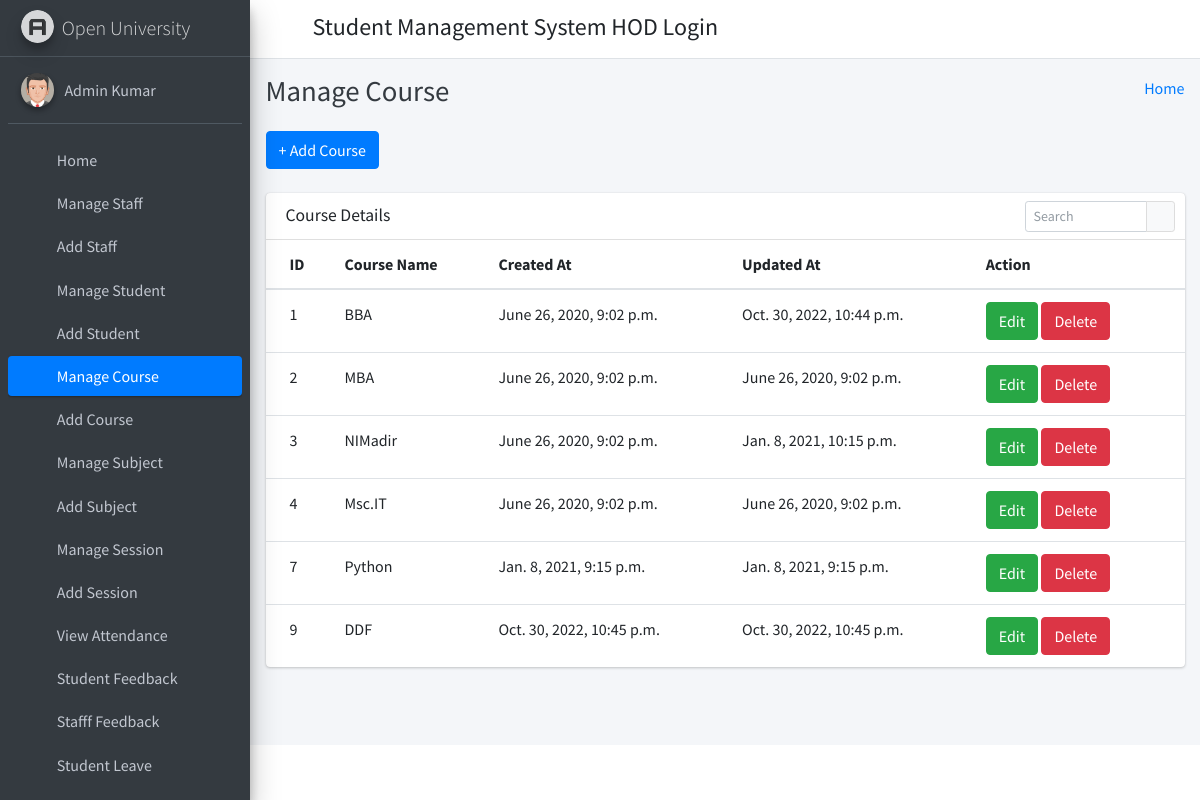
/manage_course/ (signed in), run on the app's committed database.
### student_management_app/models.py (models this page shows)
class CustomUser(AbstractUser):
    user_type_data = ((1, "HOD"), (2, "Staff"), (3, "Student"))
    user_type = models.CharField(default=1, choices=user_type_data, max_length=10)

class Courses(models.Model):
    id = models.AutoField(primary_key=True)
    course_name = models.CharField(max_length=255)
    created_at = models.DateTimeField(auto_now_add=True)
    updated_at = models.DateTimeField(auto_now=True)
    objects = models.Manager()

### student_management_app/HodViews.py (the view)
# urls.py: path('manage_course/', HodViews.manage_course, name="manage_course"),
def manage_course(request):
    courses = Courses.objects.all()
    context = {
        "courses": courses
    }
    return render(request, 'hod_template/manage_course_template.html', context)

### student_management_app/LoginCheckMiddleWare.py (called while the page is built, shortened)
    def process_view(self, request, view_func, view_args, view_kwargs):
        modulename = view_func.__module__
        user = request.user
        if user.is_authenticated:
            if user.user_type == "1":
                if modulename == "student_management_app.HodViews":
                    pass
                elif modulename == "student_management_app.views" or modulename == "django.views.static":
                    pass
                else:
                    return redirect("admin_home")
            else:
                return redirect("login")
        else:
            if request.path == reverse("login") or request.path == reverse("doLogin"):
                pass
            else:
                return redirect("login")

### student_management_app/templates/hod_template/manage_course_template.html (shortened to what this page needs)
{% extends 'hod_template/base_template.html' %}
{% block page_title %}
    Manage Course
{% endblock page_title %}
{% block main_content %}
{% load static %}
<section class="content">
        <div class="container-fluid">
            <a class="btn btn-primary" href="{% url 'add_course' %}" role="button">+ Add Course</a> <br/>&nbsp;
            <div class="row">
                <div class="col-md-12">
                    <div class="card">
                        <div class="card-header">
                            <h3 class="card-title">Course Details</h3>
                            <div class="card-tools">
                            <div class="input-group input-group-sm" style="width: 150px;">
                                <input type="text" name="table_search" class="form-control float-right" placeholder="Search">
                                <div class="input-group-append">
                                <button type="submit" class="btn btn-default"><i class="fas fa-search"></i></button>
                                </div>
                            </div>
                            </div>
                        </div>
                        <div class="card-body table-responsive p-0">
                            <table class="table table-hover text-nowrap">
                            <thead>
                                <tr>
                                <th>ID</th>
                                <th>Course Name</th>
                                <th>Created At</th>
                                <th>Updated At</th>
                                <th>Action</th>
                                </tr>
                            </thead>
                            <tbody>
                                {% for course in courses %}
                                <tr>
                                <td>{{ course.id }}</td>
                                <td>{{ course.course_name }}</td>
                                <td>{{ course.created_at }}</td>
                                <td>{{ course.updated_at }}</td>
                                <td>
                                    <a href="{% url 'edit_course' course.id %}" class="btn btn-success">Edit</a>
                                    <a href="{% url 'delete_course' course.id %}" class="btn btn-danger">Delete</a>
                                </td>
                                </tr>
                                {% endfor %}
                            </tbody>
                            </table>
                        </div>
                        </div>
                </div>
            </div>
        </div>
      </section>
  {% endblock main_content %}

### student_management_app/templates/hod_template/sidebar_template.html (shortened to what this page needs)
{% load static %}
<aside class="main-sidebar sidebar-dark-primary elevation-4">
      <a href="{% url 'admin_home' %}" class="brand-link">
        <img src="{% static 'dist/img/AdminLTELogo.png' %}" alt="AdminLTE Logo" class="brand-image img-circle elevation-3"
            style="opacity: .8">
        <span class="brand-text font-weight-light">Open University</span>
      </a>
      <div class="sidebar">
        <div class="user-panel mt-3 pb-3 mb-3 d-flex">
          <div class="image">
            <img src="{% static 'dist/img/user2-160x160.jpg' %}" class="img-circle elevation-2" alt="User Image">
          </div>
          <div class="info">
            <a href="{% url 'admin_profile' %}" class="d-block">{{ user.first_name }} {{ user.last_name }}</a>
          </div>
        </div>
        <nav class="mt-2">
          <ul class="nav nav-pills nav-sidebar flex-column" data-widget="treeview" role="menu" data-accordion="false">
            <li class="nav-item">
              {% url 'admin_home' as admin_home %}
              <a href="{{ admin_home }}" class="nav-link {% if request.path == admin_home %} active {% endif %}">
                <i class="nav-icon fas fa-tachometer-alt"></i>
                <p>
                  Home
                </p>
              </a>
            </li>
            <li class="nav-item">
              {% url 'manage_staff' as manage_staff %}
              {% url 'edit_staff' staff_id=id as edit_staff %}
              <a href="{{ manage_staff }}" class="nav-link {% if request.path == manage_staff %} active {% endif %} {% if request.path == edit_staff %} active {% endif %}">
                <i class="nav-icon fas fa-chalkboard-teacher"></i>
                <p>
                  Manage Staff
                </p>
              </a>
            </li>
            <li class="nav-item">
              {% url 'add_staff' as add_staff %}
              <a href="{{ add_staff }}" class="nav-link {% if request.path == add_staff %} active {% endif %}">
                <i class="nav-icon fas fa-th"></i>
                <p>
                  Add Staff
                </p>
              </a>
            </li>
            <li class="nav-item">
              {% url 'manage_student' as manage_student %}
              {% url 'edit_student' student_id=id as edit_student %}
              <a href="{{ manage_student }}" class="nav-link {% if request.path == manage_student %} active {% endif %} {% if request.path == edit_student %} active {% endif %}">
                <i class="nav-icon fas fa-user-graduate"></i>
                <p>
                  Manage Student
                </p>
              </a>
            </li>
            <li class="nav-item">
              {% url 'add_student' as add_student %}
              <a href="{{ add_student }}" class="nav-link {% if request.path == add_student %} active {% endif %}">
                <i class="nav-icon fas fa-th"></i>
                <p>
                  Add Student
                </p>
              </a>
            </li>
            <li class="nav-item">
              {% url 'manage_course' as manage_course %}
              {% url 'edit_course' course_id=id as edit_course %}
              <a href="{{ manage_course }}" class="nav-link {% if request.path == manage_course %} active {% endif %} {% if request.path == edit_course %} active {% endif %}">
                <i class="nav-icon fas fa-chalkboard"></i>
                <p>
                  Manage Course
                </p>
              </a>
            </li>
            <li class="nav-item">
            {% url 'add_course' as add_course %}
              <a href="{{ add_course }}" class="nav-link {% if request.path == add_course %} active {% endif %}">
                <i class="nav-icon fas fa-th"></i>
                <p>
                  Add Course
                </p>
              </a>
            </li>
            <li class="nav-item">
              {% url 'manage_subject' as manage_subject %}
              {% url 'edit_subject' subject_id=id as edit_subject %}
              <a href="{{ manage_subject }}" class="nav-link {% if request.path == manage_subject %} active {% endif %} {% if request.path == edit_subject %} active {% endif %}">
                <i class="nav-icon fas fa-book"></i>
                <p>
                  Manage Subject
                </p>
              </a>
            </li>
            <li class="nav-item">
              {% url 'add_subject' as add_subject %}
              <a href="{{ add_subject }}" class="nav-link {% if request.path == add_subject %} active {% endif %}">
                <i class="nav-icon fas fa-th"></i>
                <p>
                  Add Subject
                </p>
              </a>
            </li>
            <li class="nav-item">
              {% url 'manage_session' as manage_session %}
              {% url 'edit_session' session_id=id as edit_session %}
              <a href="{{ manage_session }}" class="nav-link {% if request.path == manage_session %} active {% endif %} {% if request.path == edit_session %} active {% endif %}">
                <i class="nav-icon fas fa-graduation-cap"></i>
                <p>
                  Manage Session
                </p>
              </a>
            </li>
            <li class="nav-item">
              {% url 'add_session' as add_session %}
              <a href="{{ add_session }}" class="nav-link {% if request.path == add_session %} active {% endif %}">
                <i class="nav-icon fas fa-th"></i>
                <p>
                  Add Session
                </p>
              </a>
            </li>
            <li class="nav-item">
              {% url 'admin_view_attendance' as admin_view_attendance %}
              <a href="{{ admin_view_attendance }}" class="nav-link {% if request.path == admin_view_attendance %} active {% endif %}">
                <i class="nav-icon fas fa-calendar-alt"></i>
                <p>
                  View Attendance
                </p>
              </a>
            </li>
            <li class="nav-item">
              {% url 'student_feedback_message' as student_feedback_message %}
              <a href="{{ student_feedback_message }}" class="nav-link {% if request.path == student_feedback_message %} active {% endif %}">
                <i class="nav-icon fas fa-th"></i>
                <p>
                  Student Feedback
                </p>
              </a>
            </li>
            <li class="nav-item">
              {% url 'staff_feedback_message' as staff_feedback_message %}
              <a href="{{ staff_feedback_message }}" class="nav-link {% if request.path == staff_feedback_message %} active {% endif %}">
                <i class="nav-icon fas fa-th"></i>
                <p>
                  Stafff Feedback
                </p>
              </a>
            </li>
            <li class="nav-item">
              {% url 'student_leave_view' as student_leave_view %}
              <a href="{{ student_leave_view }}" class="nav-link {% if request.path == student_leave_view %} active {% endif %}">
                <i class="nav-icon fas fa-th"></i>
                <p>
                  Student Leave
                </p>
              </a>
            </li>
            <li class="nav-item">
              {% url 'staff_leave_view' as staff_leave_view %}
              <a href="{{ staff_leave_view }}" class="nav-link {% if request.path == staff_leave_view %} active {% endif %}">
                <p>
                </p>
              </a>
            </li>
          </ul>
        </nav>
      </div>
    </aside>

### data on the page
CustomUser: first_name "Admin", last_name "Kumar"
Courses: id "1", course_name "BBA", created_at "June 26, 2020, 9:02 p.m.", updated_at "Oct. 30, 2022, 10:44 p.m."
Courses: id "2", course_name "MBA", created_at "June 26, 2020, 9:02 p.m.", updated_at "June 26, 2020, 9:02 p.m."
Courses: id "3", course_name "NIMadir", created_at "June 26, 2020, 9:02 p.m.", updated_at "Jan. 8, 2021, 10:15 p.m."
Courses: id "4", course_name "Msc.IT", created_at "June 26, 2020, 9:02 p.m.", updated_at "June 26, 2020, 9:02 p.m."
Courses: id "7", course_name "Python", created_at "Jan. 8, 2021, 9:15 p.m.", updated_at "Jan. 8, 2021, 9:15 p.m."
Courses: id "9", course_name "DDF", created_at "Oct. 30, 2022, 10:45 p.m.", updated_at "Oct. 30, 2022, 10:45 p.m."
